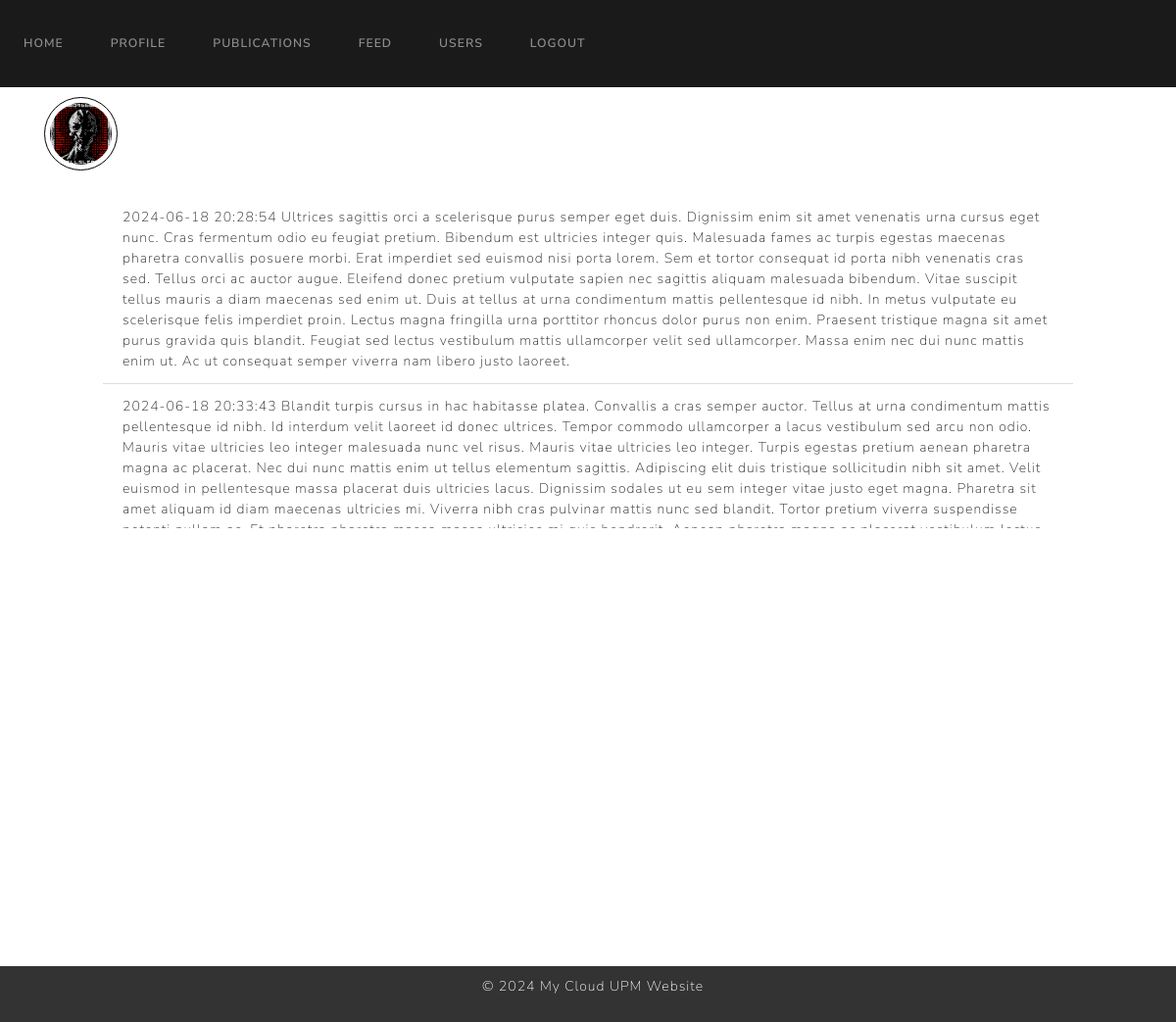
/viewuser/sergio.hlazaro@alumnos.upm.es (signed in), run on the app's committed database.
### website/models.py (models this page shows)
class User(UserMixin, db.Model):
    id = db.Column(db.Integer, primary_key=True)
    name = db.Column(db.String(100), unique=True, nullable=False)
    surname = db.Column(db.String(100), unique=True, nullable=False)
    email = db.Column(db.String(100), unique=True, nullable=False)
    password = db.Column(db.String(100), nullable=False)
    role = db.Column(db.Integer, nullable=False, default=1)  # 0 para admin, 1 para usuario regular
    is_blocked = db.Column(db.Boolean, nullable=False, default=False)  # Nuevo campo para indicar si el usuario está bloqueado
    profile_pic = db.Column(db.String(150), default='default.jpg')
    publications = db.relationship('Publication')
    login_records = db.relationship('LoginRecord')

class Publication(db.Model):
    id = db.Column(db.Integer, primary_key=True)
    content = db.Column(db.Text, nullable=False)
    date = db.Column(db.DateTime(timezone=True), default=func.now())
    user_id = db.Column(db.Integer, db.ForeignKey('user.id'), nullable=False)

### website/views.py (the view)
@views.route('/viewuser/<email>')
@login_required
def viewuser(email):
    user = User.query.filter_by(email=email).first()
    if user:
        publications = Publication.query.filter_by(user_id=user.id).all()
        return render_template("publications.html", user=user, publications=publications)
    else:
        flash('User not found', category='error')
        print('User not found')
        return render_template("userlist.html", user=current_user)

### website/templates/publications.html (shortened to what this page needs)
{% extends "base.html" %}
{% block content %}
<div style="margin-right: 20px;">
    {% if user.profile_pic %}
        <img src="{{ url_for('static', filename='profile_pics/' + user.profile_pic) }}" alt="Profile Picture" class="profile-pic">
    {% else %}
        <img src="{{ url_for('static', filename='profile_pics/default.jpg') }}" alt="Default Profile Picture" class="profile-pic">
    {% endif %}
</div>
<div style="height: 345px; overflow-y: auto; padding: 5px; max-width: 1000px; margin: auto; margin-top: 20px;">
    <ul class="list-group list-group-flush" id="publications">
        {% for publication in user.publications %}
        <li class="list-group-item">
            <div style="display: flex; justify-content: space-between;">
                <span>{{ publication.date }} {{ publication.content }}</span>
            </div>
        </li>
        {% endfor %}
    </ul>
</div>
{% endblock %}

### website/templates/base.html (shortened to what this page needs)
<!DOCTYPE html>
<html>
    <head>
        <link href="https://cdn.jsdelivr.net/npm/bootstrap@5.3.3/dist/css/bootstrap.min.css" rel="stylesheet">
        <link rel="stylesheet" href="https://cdn.jsdelivr.net/npm/bootswatch@4.5.2/dist/lux/bootstrap.min.css">
    </head>
    <body>
        <nav class="navbar navbar-expand-lg navbar-dark bg-primary">
            <div class="collapse navbar-collapse" id="navbarNav">
                <div class="navbar-nav">
                    {% if user.is_authenticated %}
                    <a class="nav-item nav-link" id="home" href="/home">Home</a>
                    <a class="nav-item nav-link" id="profile" href="/profile">Profile</a>
                    <a class="nav-item nav-link" id="publications" href="/publications">Publications</a>
                    <a class="nav-item nav-link" id="feed" href="/feed">Feed</a>
                    <a class="nav-item nav-link" id="userlist" href="/userlist">Users</a>
                    <a class="nav-item nav-link" id="profile" href="/logout">Logout</a>
                    {% endif %}
                </div>
            </div>
        </nav>
        <div class="container" style="flex: 1;">
            {% block content %}
            {% endblock %}
        </div>
        <footer style="background-color: #333;
                        color: #fff;
                        text-align: center;
                        padding: 10px;
                        position: fixed;
                        bottom: 0;
                        width: 100%;">
            <p style="margin-left: 10px;">&copy; 2024 My Cloud UPM Website</p>
        </footer>
    </body>
</html>

### website/templates/publications.html (style rules this page uses)
.profile-pic { width: 75px; height: 75px; object-fit: cover; border: 1px solid black; padding: 5px; margin-top: 10px; border-radius: 50%; }

### data on the page
User: profile_pic (picture)
Publication: date "2024-06-18 20:28:54", content "Ultrices sagittis orci a scelerisque purus semper eget duis. Dignissim enim sit amet venenatis urna cursus eget nunc. Cras fermentum odio eu feugiat pretium. Bibendum est ultricies integer quis. Malesuada fames ac turpis egestas maecenas pharetra convallis posuere morbi. Erat imperdiet sed euismod nisi porta lorem. Sem et tortor consequat id porta nibh venenatis cras sed. Tellus orci ac auctor augue. Eleifend donec pretium vulputate sapien nec sagittis aliquam malesuada bibendum. Vitae suscipit tellus mauris a diam maecenas sed enim ut. Duis at tellus at urna condimentum mattis pellentesque id nibh. In metus vulputate eu scelerisque felis imperdiet proin. Lectus magna fringilla urna…"
Publication: date "2024-06-18 20:33:43", content "Blandit turpis cursus in hac habitasse platea. Convallis a cras semper auctor. Tellus at urna condimentum mattis pellentesque id nibh. Id interdum velit laoreet id donec ultrices. Tempor commodo ullamcorper a lacus vestibulum sed arcu non odio. Mauris vitae ultricies leo integer malesuada nunc vel risus. Mauris vitae ultricies leo integer. Turpis egestas pretium aenean pharetra magna ac placerat. Nec dui nunc mattis enim ut tellus elementum sagittis. Adipiscing elit duis tristique sollicitudin nibh sit amet. Velit euismod in pellentesque massa placerat duis ultricies lacus. Dignissim sodales ut eu sem integer vitae justo eget magna. Pharetra sit amet aliquam id diam maecenas ultricies mi.…"
